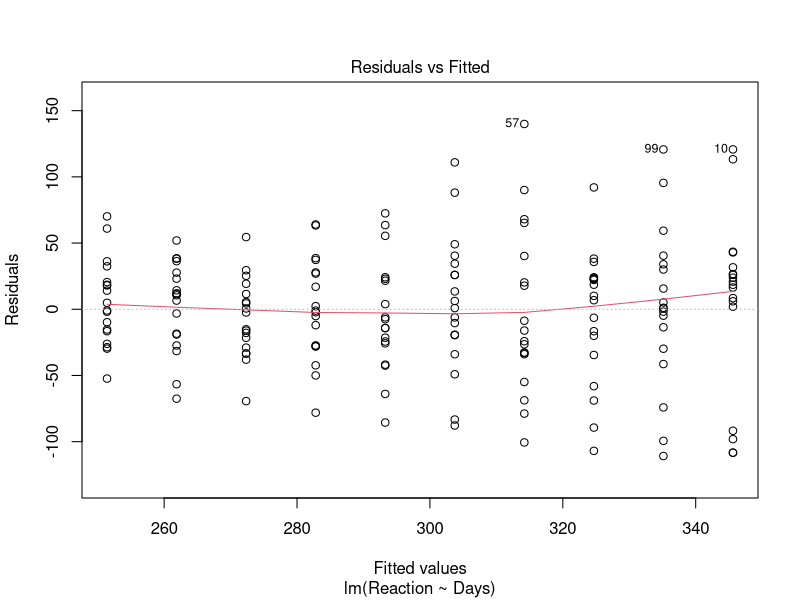
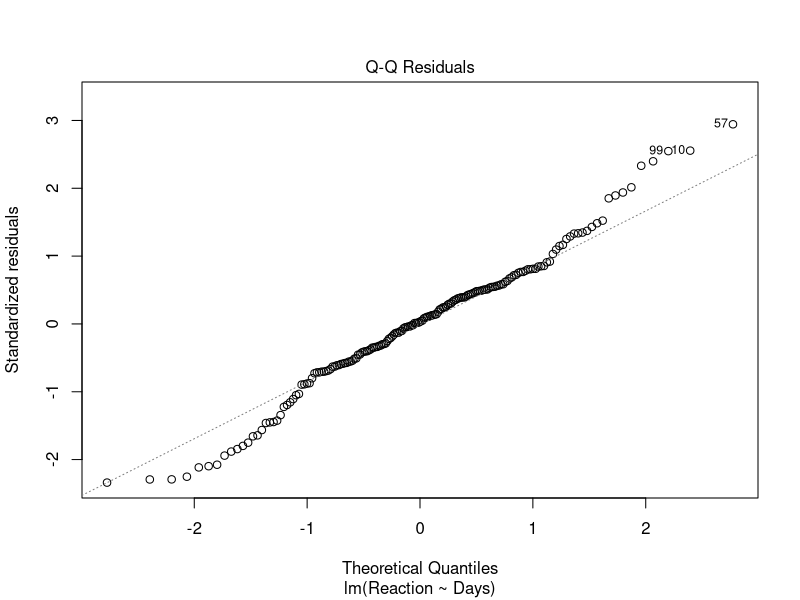
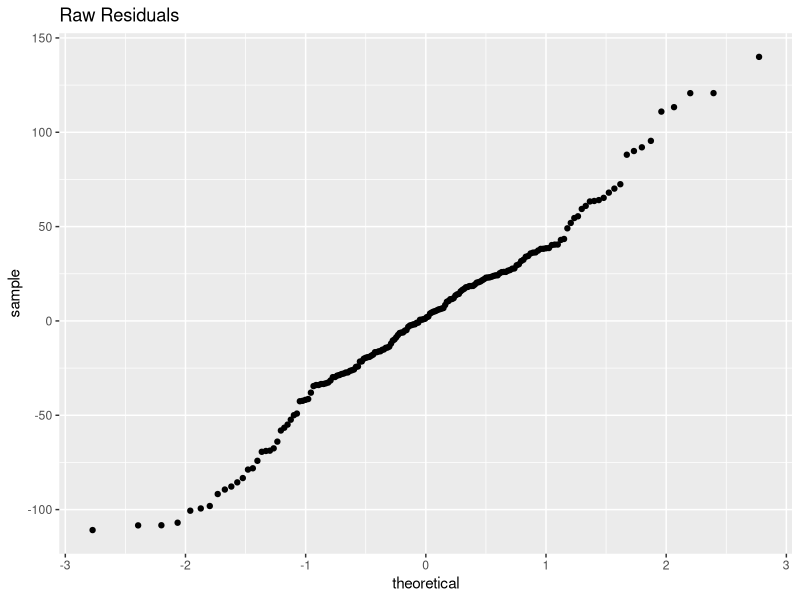
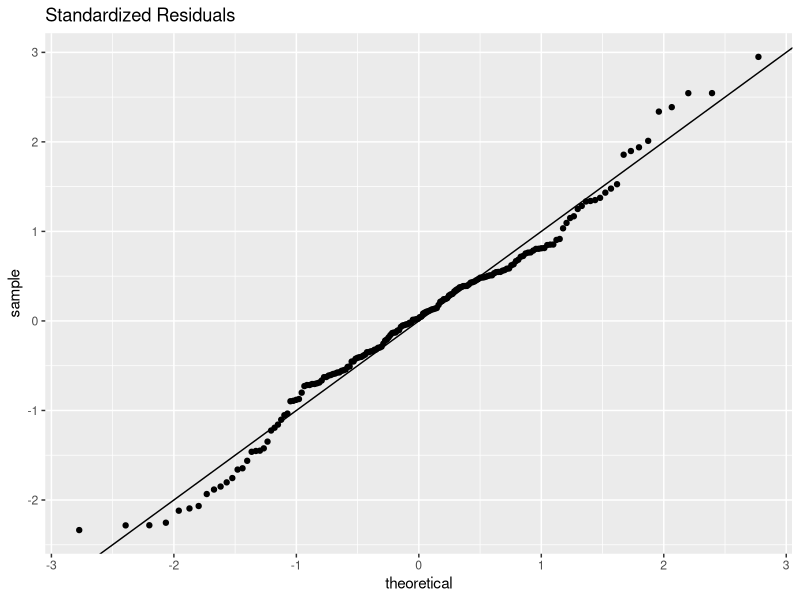
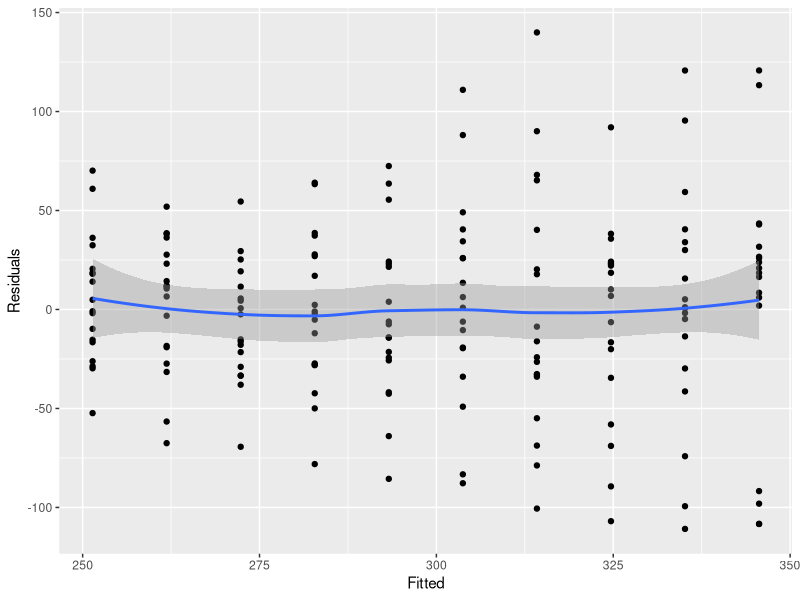
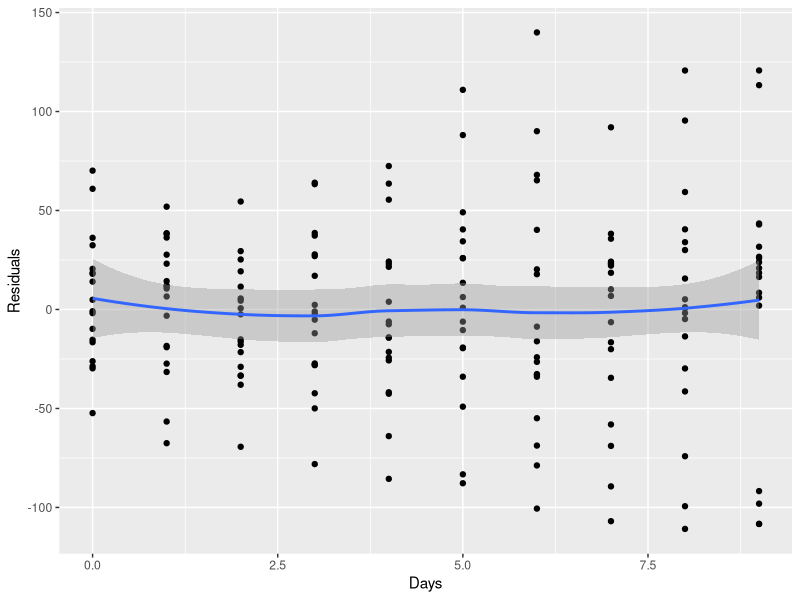
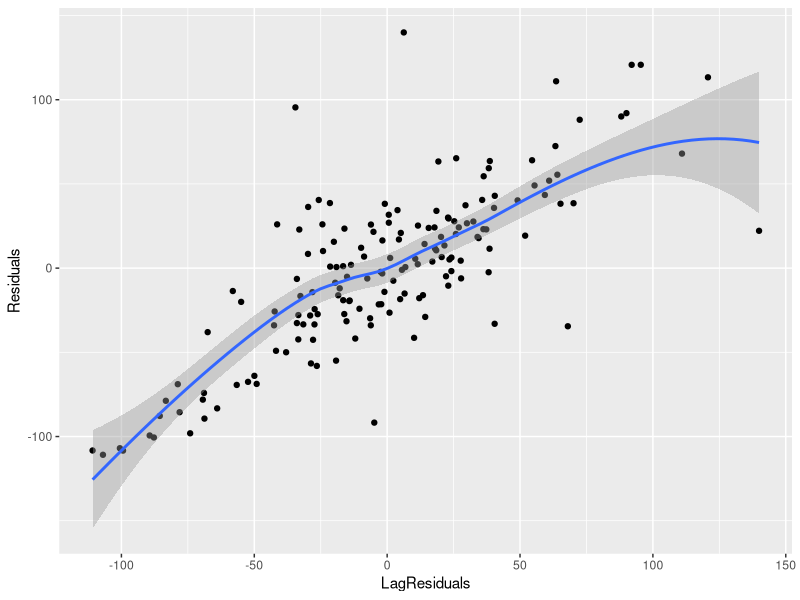
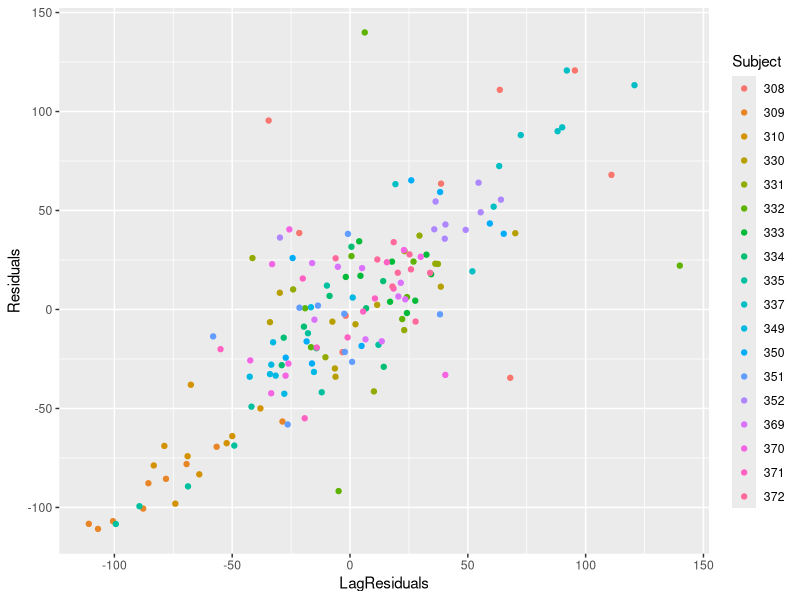

Recreate these plots in R, in order.
#lme4SleepStudy.R
# Linear regression example from lme4 package
# see Bates "LME4 Mixed Effects Modeling with R" 2010, chapter 4
# diagnostic plots for the three noise assumptions in linear regression:
# 1. noise is normally distributed -> QQ plot
# 2. noise variance is constant -> residuals vs fitted
# 3. noise is independent -> residual i vs residual i+1 (for serial correlation)
#
# Version 0.2, 5 December 2017 by Tjeerd Dijkstra
# Tested with R 3.4 under OS X 10.11.6 on an i7-4980HQ@2.8GHz

library(lme4); library(ggplot2); library(tibble); library(dplyr)

# The average reaction time per day for subjects in a sleep deprivation study.
# On day 0 the subjects had their normal amount of sleep. Starting that night
# they were restricted to 3 hours of sleep per night. The observations represent
# the average reaction time on a series of tests given each day to each subject.
# data on 18 participant for 10 days each
data(sleepstudy)

## linear regression
lm.out <- lm(Reaction ~ Days , data = sleepstudy)
print(summary(lm.out))
# plot.lm() directly plots diagnostic plots from lm.out
# both QQ plot and residuals vs predicted
plot(lm.out, c(2, 1), ask = FALSE)
# neither plot is any cause for concern

## for nicer plots and more insight I make the same plots with ggplot
# a tibble is a modern version of a data.frame
Y.plot <- tibble(Days = sleepstudy$Days, Fitted = fitted(lm.out), Residuals = resid(lm.out))

# QQ-plot
print(ggplot(Y.plot, aes(sample = Residuals)) +
        geom_qq() + labs(title = "Raw Residuals"))
# standardize the residuals for a nicer QQ-plot (I can add a diagonal line to guide the eye)
RMSE <- sqrt(mean(resid(lm.out)^2))
Y.plot <- mutate(Y.plot, StandardizedResiduals = resid(lm.out)/RMSE)
print(ggplot(Y.plot, aes(sample = StandardizedResiduals)) +
        geom_qq() + geom_abline(slope = 1) + labs(title = "Standardized Residuals"))

# residuals vs predicted with a nonparametric smoothing curve
print(ggplot(Y.plot, aes(x = Fitted, y = Residuals)) +
        geom_point() + geom_smooth())
# it can be useful to plot the residuals vs the predictor(s)
print(ggplot(Y.plot, aes(x = Days, y = Residuals)) +
        geom_point() + geom_smooth())

# independence. As the data were collected each day, I suspect serial correlation
Y.plot <- mutate(Y.plot, Subject = sleepstudy$Subject)
Y.plot <- Y.plot %>% group_by(Subject) %>% mutate(LagResiduals = lag(Residuals))
print(ggplot(Y.plot, aes(x = LagResiduals, y = Residuals)) +
        geom_point() + geom_smooth())
# Yup, this plot conforms a clear serial correlation

# for next plot I filter out "NA" values in LagResiduals to avoid warning messages
Y.plot <- Y.plot %>% filter(!is.na(LagResiduals))
# alternative plot labels each subject in a different color
print(ggplot(Y.plot, aes(x = LagResiduals, y = Residuals, group = Subject, color = Subject)) +
        geom_point())
# this plot shows that the serial correlation exists both within and between subjects